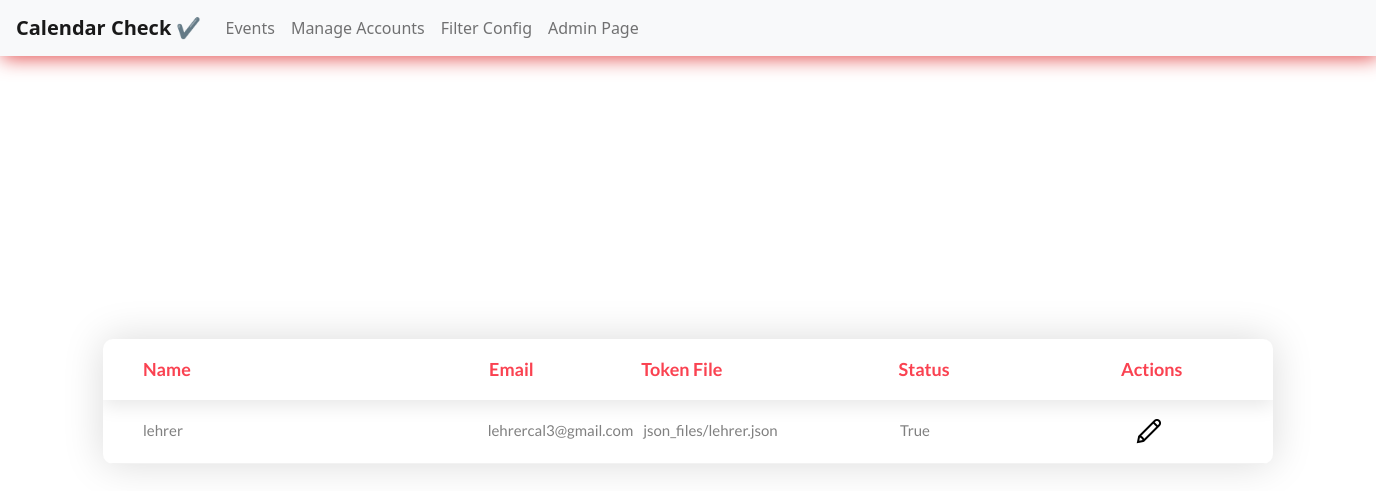
Screenshot of /manage_accounts with the database file from the repository.
### cal/models.py (models this page shows, shortened)
class Token(models.Model):
    name = models.CharField(max_length=500, null=True)
    email = models.EmailField(null=True)
    token_file = models.FileField(null=True, blank=True, upload_to='json_files')
    status = models.BooleanField(default=True)
    class Meta:
        verbose_name_plural = "Tokens"

### cal/views.py (the view)
# urls.py: path('manage_accounts', manage_account, name='manage-accounts'),
def manage_account(request):
    emails = Token.objects.all()
    context = {'emails': emails}
    return render(request, 'cal/manage_account.html', context)

### cal/templates/cal/manage_account.html (shortened to what this page needs)
{% extends 'index.html' %}
{% load static %}
{% block content %}
<div class="limiter">
    <div class="container-table100">
        <div class="wrap-table100">
            <div class="table100 ver2 m-b-110">
                <div class="table100-head">
                    <table>
                        <thead>
                            <tr class="row100 head">
                                <th class="cell100 column1">Name</th>
                                <th class="cell100 column2">Email</th>
                                <th class="cell100 column3">Token File</th>
                                <th class="cell100 column4">Status</th>
                                <th class="cell100 column5">Actions</th>
                            </tr>
                        </thead>
                    </table>
                </div>
                <div class="table100-body js-pscroll">
                    <table>
                        <tbody>
                            {% for email in emails %}
                            <tr class="row100 body">
                                <td class="cell100 column1">{{ email.name }}</td>
                                <td class="cell100 column2">{{ email.email }}</td>
                                <td class="cell100 column3">{{ email.token_file }}</td>
                                <td class="cell100 column4">{{ email.status }}</td>
                                <td class="cell100 column5">
                                    <i><a href="{% url 'account-edit' email.id %}"><img src="{% static 'images/edit.png' %}" alt=""></a></i>
                                </td>
                            </tr>
                            {% endfor %}
                        </tbody>
                    </table>
                </div>
            </div>
        </div>
    </div>
</div>
{% endblock content %}

### static/css/main.css (style rules this page uses)
* { margin: 0px; padding: 0px; box-sizing: border-box; }
body, html { height: 100%; font-family: sans-serif; }
a { margin: 0px; transition: all 0.4s; -webkit-transition: all 0.4s; -o-transition: all 0.4s; -moz-transition: all 0.4s; }
.js-pscroll { position: relative; overflow: hidden; }
.limiter { width: 1366px; margin: 0 auto; }
.container-table100 { width: 100%; min-height: 100vh; background: #fff; display: -webkit-box; display: -webkit-flex; display: -moz-box; display: -ms-flexbox; display: flex; align-items: center; justify-content: center; flex-wrap: wrap; padding: 33px 30px; }
.wrap-table100 { width: 1170px; }
.table100 { background-color: #fff; }
table { width: 100%; }
th, td { font-weight: unset; padding-right: 10px; }
.column1 { width: 33%; padding-left: 40px; }
.column2 { width: 13%; }
.column3 { width: 22%; }
.column4 { width: 19%; }
.column5 { width: 13%; }
.table100-head th { padding-top: 18px; padding-bottom: 18px; }
.table100-body td { padding-top: 16px; padding-bottom: 16px; }
.table100 { position: relative; padding-top: 60px; }
.table100-head { position: absolute; width: 100%; top: 0; left: 0; }
.table100-body { max-height: 585px; overflow: auto; }
.table100.ver2 .table100-head { box-shadow: 0 5px 20px 0px rgba(0, 0, 0, 0.1); -moz-box-shadow: 0 5px 20px 0px rgba(0, 0, 0, 0.1); -webkit-box-shadow: 0 5px 20px 0px rgba(0, 0, 0, 0.1); -o-box-shadow: 0 5px 20px 0px rgba(0, 0, 0, 0.1); -ms-box-shadow: 0 5px 20px 0px rgba(0, 0, 0, 0.1); }
.table100.ver2 th { font-family: Lato-Bold; font-size: 18px; color: #fa4251; line-height: 1.4; background-color: transparent; }
.table100.ver2 td { font-family: Lato-Regular; font-size: 15px; color: #808080; line-height: 1.4; }
.table100.ver2 .table100-body tr { border-bottom: 1px solid #f2f2f2; }
.table100.ver2 { border-radius: 10px; overflow: hidden; box-shadow: 0 0px 40px 0px rgba(0, 0, 0, 0.15); -moz-box-shadow: 0 0px 40px 0px rgba(0, 0, 0, 0.15); -webkit-box-shadow: 0 0px 40px 0px rgba(0, 0, 0, 0.15); -o-box-shadow: 0 0px 40px 0px rgba(0, 0, 0, 0.15); -ms-box-shadow: 0 0px 40px 0px rgba(0, 0, 0, 0.15); }

### rows the page displays
Token: name "lehrer", email "lehrercal3@gmail.com", token_file "json_files/lehrer.json", status "True"
